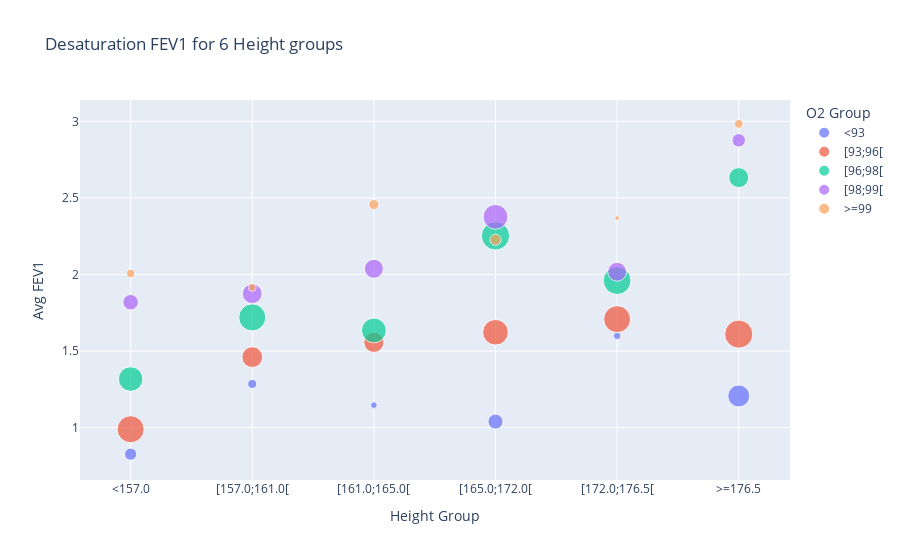
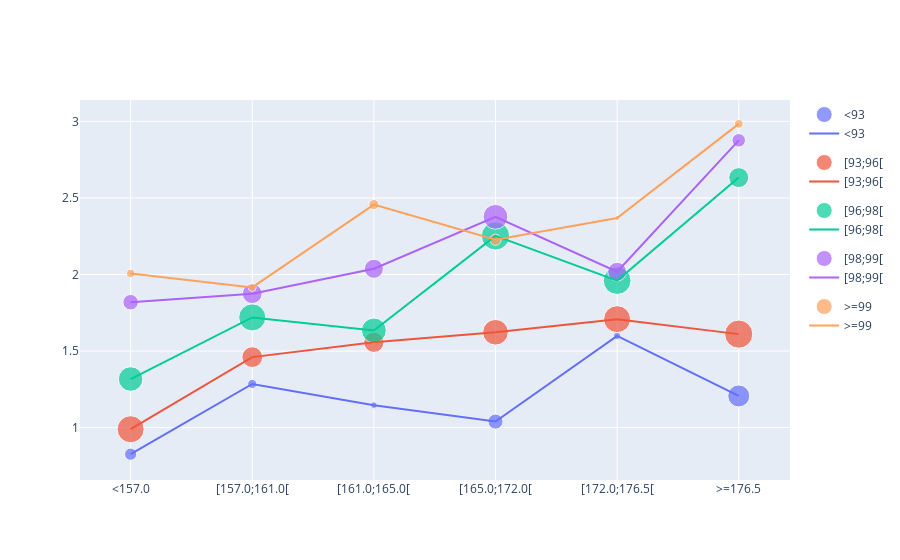

Source (notebook cell) for these figures, in order:
### Code cell
predicted = False
x_var = 'Height'
lung_function_var = 'FEV1 % Predicted' if predicted else 'FEV1'

fig1, fig2, _ = desaturation_FEV1_for_variable(O2_FEV1, x_var, n_var_groups=6, predicted=predicted)
fig1.show()
fig1.write_image(plotsdir + "Desaturation {} for {} main plot.pdf".format(lung_function_var, x_var))

fig2.show()
fig2.write_image(plotsdir + "Desaturation {} for {} with lines.pdf".format(lung_function_var, x_var))

# Observations
# o2 10, var 15 contains a lot of noise and groups have very low number of datapoints. It gets too patient specific

### Figure 1 — Plotly figure (JSON) as saved in the notebook; plotly's stock layout.template omitted (floating-point values rounded to 4 significant figures)
{"data": [{"hovertemplate": "O2 Group=<93<br>Height Group=%{x}<br>Avg FEV1=%{y}<br>Datapoints=%{marker.size}<extra></extra>", "legendgroup": "<93", "marker": {"color": "#636efa", "size": [119, 67, 36, 181, 44, 387], "sizemode": "area", "sizeref": 1.597, "symbol": "circle"}, "mode": "markers", "name": "<93", "orientation": "v", "showlegend": true, "type": "scatter", "x": ["<157.0", "[157.0;161.0[", "[161.0;165.0[", "[165.0;172.0[", "[172.0;176.5[", ">=176.5"], "xaxis": "x", "y": [0.8265, 1.285, 1.147, 1.039, 1.599, 1.207], "yaxis": "y"}, {"hovertemplate": "O2 Group=[93;96[<br>Height Group=%{x}<br>Avg FEV1=%{y}<br>Datapoints=%{marker.size}<extra></extra>", "legendgroup": "[93;96[", "marker": {"color": "#EF553B", "size": [585, 346, 327, 525, 581, 635], "sizemode": "area", "sizeref": 1.597, "symbol": "circle"}, "mode": "markers", "name": "[93;96[", "orientation": "v", "showlegend": true, "type": "scatter", "x": ["<157.0", "[157.0;161.0[", "[161.0;165.0[", "[165.0;172.0[", "[172.0;176.5[", ">=176.5"], "xaxis": "x", "y": [0.9894, 1.46, 1.557, 1.623, 1.708, 1.611], "yaxis": "y"}, {"hovertemplate": "O2 Group=[96;98[<br>Height Group=%{x}<br>Avg FEV1=%{y}<br>Datapoints=%{marker.size}<extra></extra>", "legendgroup": "[96;98[", "marker": {"color": "#00cc96", "size": [481, 587, 493, 639, 618, 318], "sizemode": "area", "sizeref": 1.597, "symbol": "circle"}, "mode": "markers", "name": "[96;98[", "orientation": "v", "showlegend": true, "type": "scatter", "x": ["<157.0", "[157.0;161.0[", "[161.0;165.0[", "[165.0;172.0[", "[172.0;176.5[", ">=176.5"], "xaxis": "x", "y": [1.317, 1.72, 1.635, 2.252, 1.96, 2.633], "yaxis": "y"}, {"hovertemplate": "O2 Group=[98;99[<br>Height Group=%{x}<br>Avg FEV1=%{y}<br>Datapoints=%{marker.size}<extra></extra>", "legendgroup": "[98;99[", "marker": {"color": "#ab63fa", "size": [193, 314, 290, 493, 284, 146], "sizemode": "area", "sizeref": 1.597, "symbol": "circle"}, "mode": "markers", "name": "[98;99[", "orientation": "v", "showlegend": true, "type": "scatter", "x": ["<157.0", "[157.0;161.0[", "[161.0;165.0[", "[165.0;172.0[", "[172.0;176.5[", ">=176.5"], "xaxis": "x", "y": [1.819, 1.875, 2.038, 2.377, 2.018, 2.876], "yaxis": "y"}, {"hovertemplate": "O2 Group=>=99<br>Height Group=%{x}<br>Avg FEV1=%{y}<br>Datapoints=%{marker.size}<extra></extra>", "legendgroup": ">=99", "marker": {"color": "#FFA15A", "size": [53, 50, 81, 101, 19, 61], "sizemode": "area", "sizeref": 1.597, "symbol": "circle"}, "mode": "markers", "name": ">=99", "orientation": "v", "showlegend": true, "type": "scatter", "x": ["<157.0", "[157.0;161.0[", "[161.0;165.0[", "[165.0;172.0[", "[172.0;176.5[", ">=176.5"], "xaxis": "x", "y": [2.007, 1.916, 2.457, 2.227, 2.369, 2.984], "yaxis": "y"}], "layout": {"legend": {"itemsizing": "constant", "title": {"text": "O2 Group"}, "tracegroupgap": 0}, "title": {"text": "Desaturation FEV1 for 6 Height groups"}, "xaxis": {"anchor": "y", "categoryarray": ["<157.0", "[157.0;161.0[", "[161.0;165.0[", "[165.0;172.0[", "[172.0;176.5[", ">=176.5"], "categoryorder": "array", "domain": [0, 1], "title": {"text": "Height Group"}}, "yaxis": {"anchor": "x", "domain": [0, 1], "title": {"text": "Avg FEV1"}}}}

### Figure 2 — Plotly figure (JSON) as saved in the notebook; plotly's stock layout.template omitted (floating-point values rounded to 4 significant figures)
{"data": [{"hovertemplate": "O2 Group=<93<br>Height Group=%{x}<br>Avg FEV1=%{y}<br>Datapoints=%{marker.size}<extra></extra>", "legendgroup": "<93", "marker": {"color": "#636efa", "size": [119, 67, 36, 181, 44, 387], "sizemode": "area", "sizeref": 1.597, "symbol": "circle"}, "mode": "markers", "name": "<93", "orientation": "v", "showlegend": true, "type": "scatter", "x": ["<157.0", "[157.0;161.0[", "[161.0;165.0[", "[165.0;172.0[", "[172.0;176.5[", ">=176.5"], "xaxis": "x", "y": [0.8265, 1.285, 1.147, 1.039, 1.599, 1.207], "yaxis": "y"}, {"hovertemplate": "O2 Group=[93;96[<br>Height Group=%{x}<br>Avg FEV1=%{y}<br>Datapoints=%{marker.size}<extra></extra>", "legendgroup": "[93;96[", "marker": {"color": "#EF553B", "size": [585, 346, 327, 525, 581, 635], "sizemode": "area", "sizeref": 1.597, "symbol": "circle"}, "mode": "markers", "name": "[93;96[", "orientation": "v", "showlegend": true, "type": "scatter", "x": ["<157.0", "[157.0;161.0[", "[161.0;165.0[", "[165.0;172.0[", "[172.0;176.5[", ">=176.5"], "xaxis": "x", "y": [0.9894, 1.46, 1.557, 1.623, 1.708, 1.611], "yaxis": "y"}, {"hovertemplate": "O2 Group=[96;98[<br>Height Group=%{x}<br>Avg FEV1=%{y}<br>Datapoints=%{marker.size}<extra></extra>", "legendgroup": "[96;98[", "marker": {"color": "#00cc96", "size": [481, 587, 493, 639, 618, 318], "sizemode": "area", "sizeref": 1.597, "symbol": "circle"}, "mode": "markers", "name": "[96;98[", "orientation": "v", "showlegend": true, "type": "scatter", "x": ["<157.0", "[157.0;161.0[", "[161.0;165.0[", "[165.0;172.0[", "[172.0;176.5[", ">=176.5"], "xaxis": "x", "y": [1.317, 1.72, 1.635, 2.252, 1.96, 2.633], "yaxis": "y"}, {"hovertemplate": "O2 Group=[98;99[<br>Height Group=%{x}<br>Avg FEV1=%{y}<br>Datapoints=%{marker.size}<extra></extra>", "legendgroup": "[98;99[", "marker": {"color": "#ab63fa", "size": [193, 314, 290, 493, 284, 146], "sizemode": "area", "sizeref": 1.597, "symbol": "circle"}, "mode": "markers", "name": "[98;99[", "orientation": "v", "showlegend": true, "type": "scatter", "x": ["<157.0", "[157.0;161.0[", "[161.0;165.0[", "[165.0;172.0[", "[172.0;176.5[", ">=176.5"], "xaxis": "x", "y": [1.819, 1.875, 2.038, 2.377, 2.018, 2.876], "yaxis": "y"}, {"hovertemplate": "O2 Group=>=99<br>Height Group=%{x}<br>Avg FEV1=%{y}<br>Datapoints=%{marker.size}<extra></extra>", "legendgroup": ">=99", "marker": {"color": "#FFA15A", "size": [53, 50, 81, 101, 19, 61], "sizemode": "area", "sizeref": 1.597, "symbol": "circle"}, "mode": "markers", "name": ">=99", "orientation": "v", "showlegend": true, "type": "scatter", "x": ["<157.0", "[157.0;161.0[", "[161.0;165.0[", "[165.0;172.0[", "[172.0;176.5[", ">=176.5"], "xaxis": "x", "y": [2.007, 1.916, 2.457, 2.227, 2.369, 2.984], "yaxis": "y"}, {"hovertemplate": "O2 Group=<93<br>Height Group=%{x}<br>Avg FEV1=%{y}<extra></extra>", "legendgroup": "<93", "line": {"color": "#636efa", "dash": "solid"}, "marker": {"symbol": "circle"}, "mode": "lines", "name": "<93", "orientation": "v", "showlegend": true, "type": "scatter", "x": ["<157.0", "[157.0;161.0[", "[161.0;165.0[", "[165.0;172.0[", "[172.0;176.5[", ">=176.5"], "xaxis": "x", "y": [0.8265, 1.285, 1.147, 1.039, 1.599, 1.207], "yaxis": "y"}, {"hovertemplate": "O2 Group=[93;96[<br>Height Group=%{x}<br>Avg FEV1=%{y}<extra></extra>", "legendgroup": "[93;96[", "line": {"color": "#EF553B", "dash": "solid"}, "marker": {"symbol": "circle"}, "mode": "lines", "name": "[93;96[", "orientation": "v", "showlegend": true, "type": "scatter", "x": ["<157.0", "[157.0;161.0[", "[161.0;165.0[", "[165.0;172.0[", "[172.0;176.5[", ">=176.5"], "xaxis": "x", "y": [0.9894, 1.46, 1.557, 1.623, 1.708, 1.611], "yaxis": "y"}, {"hovertemplate": "O2 Group=[96;98[<br>Height Group=%{x}<br>Avg FEV1=%{y}<extra></extra>", "legendgroup": "[96;98[", "line": {"color": "#00cc96", "dash": "solid"}, "marker": {"symbol": "circle"}, "mode": "lines", "name": "[96;98[", "orientation": "v", "showlegend": true, "type": "scatter", "x": ["<157.0", "[157.0;161.0[", "[161.0;165.0[", "[165.0;172.0[", "[172.0;176.5[", ">=176.5"], "xaxis": "x", "y": [1.317, 1.72, 1.635, 2.252, 1.96, 2.633], "yaxis": "y"}, {"hovertemplate": "O2 Group=[98;99[<br>Height Group=%{x}<br>Avg FEV1=%{y}<extra></extra>", "legendgroup": "[98;99[", "line": {"color": "#ab63fa", "dash": "solid"}, "marker": {"symbol": "circle"}, "mode": "lines", "name": "[98;99[", "orientation": "v", "showlegend": true, "type": "scatter", "x": ["<157.0", "[157.0;161.0[", "[161.0;165.0[", "[165.0;172.0[", "[172.0;176.5[", ">=176.5"], "xaxis": "x", "y": [1.819, 1.875, 2.038, 2.377, 2.018, 2.876], "yaxis": "y"}, {"hovertemplate": "O2 Group=>=99<br>Height Group=%{x}<br>Avg FEV1=%{y}<extra></extra>", "legendgroup": ">=99", "line": {"color": "#FFA15A", "dash": "solid"}, "marker": {"symbol": "circle"}, "mode": "lines", "name": ">=99", "orientation": "v", "showlegend": true, "type": "scatter", "x": ["<157.0", "[157.0;161.0[", "[161.0;165.0[", "[165.0;172.0[", "[172.0;176.5[", ">=176.5"], "xaxis": "x", "y": [2.007, 1.916, 2.457, 2.227, 2.369, 2.984], "yaxis": "y"}], "layout": {}}
